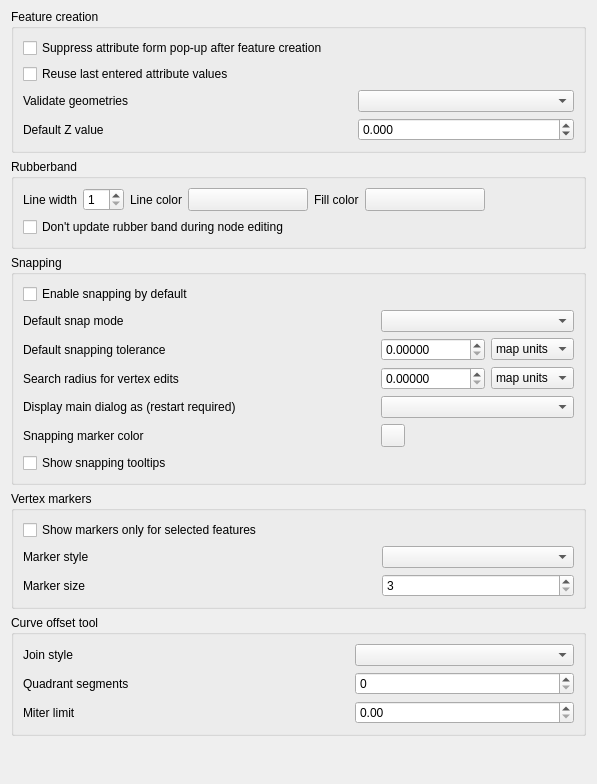
             <widget class="QWidget" name="mOptionsScrollAreaContents_07">
              <property name="geometry">
               <rect>
                <x>0</x>
                <y>0</y>
                <width>597</width>
                <height>784</height>
               </rect>
              </property>
              <layout class="QVBoxLayout" name="verticalLayout_31">
               <property name="topMargin">
                <number>9</number>
               </property>
               <item>
                <widget class="QgsCollapsibleGroupBox" name="mEnterAttributeValuesGroupBox">
                 <property name="title">
                  <string>Feature creation</string>
                 </property>
                 <layout class="QGridLayout" name="gridLayout_28">
                  <item row="2" column="0">
                   <widget class="QLabel" name="label_19">
                    <property name="text">
                     <string>Validate geometries</string>
                    </property>
                   </widget>
                  </item>
                  <item row="0" column="0" colspan="3">
                   <widget class="QCheckBox" name="chkDisableAttributeValuesDlg">
                    <property name="text">
                     <string>Suppress attribute form pop-up after feature creation</string>
                    </property>
                    <property name="tristate">
                     <bool>false</bool>
                    </property>
                   </widget>
                  </item>
                  <item row="2" column="1">
                   <spacer name="horizontalSpacer_32">
                    <property name="orientation">
                     <enum>Qt::Horizontal</enum>
                    </property>
                    <property name="sizeHint" stdset="0">
                     <size>
                      <width>40</width>
                      <height>20</height>
                     </size>
                    </property>
                   </spacer>
                  </item>
                  <item row="1" column="0" colspan="3">
                   <widget class="QCheckBox" name="chkReuseLastValues">
                    <property name="text">
                     <string>Reuse last entered attribute values</string>
                    </property>
                    <property name="tristate">
                     <bool>false</bool>
                    </property>
                   </widget>
                  </item>
                  <item row="3" column="0">
                   <widget class="QLabel" name="mDefaultZValueLabel">
                    <property name="text">
                     <string>Default Z value</string>
                    </property>
                   </widget>
                  </item>
                  <item row="3" column="2">
                   <widget class="QDoubleSpinBox" name="mDefaultZValueSpinBox">
                    <property name="decimals">
                     <number>3</number>
                    </property>
                    <property name="minimum">
                     <double>-999999.998999999952503</double>
                    </property>
                    <property name="maximum">
                     <double>1000000.000000000000000</double>
                    </property>
                    <property name="singleStep">
                     <double>1.000000000000000</double>
                    </property>
                   </widget>
                  </item>
                  <item row="2" column="2">
                   <widget class="QComboBox" name="mValidateGeometries">
                    <property name="sizePolicy">
                     <sizepolicy hsizetype="Expanding" vsizetype="Fixed">
                      <horstretch>0</horstretch>
                      <verstretch>0</verstretch>
                     </sizepolicy>
                    </property>
                   </widget>
                  </item>
                 </layout>
                </widget>
               </item>
               <item>
                <widget class="QgsCollapsibleGroupBox" name="mRubberBandGroupBox">
                 <property name="title">
                  <string>Rubberband</string>
                 </property>
                 <layout class="QGridLayout" name="_9">
                  <item row="0" column="9">
                   <spacer name="horizontalSpacer_33">
                    <property name="orientation">
                     <enum>Qt::Horizontal</enum>
                    </property>
                    <property name="sizeHint" stdset="0">
                     <size>
                      <width>40</width>
                      <height>20</height>
                     </size>
                    </property>
                   </spacer>
                  </item>
                  <item row="0" column="0">
                   <widget class="QLabel" name="mLineWidthTextLabel">
                    <property name="sizePolicy">
                     <sizepolicy hsizetype="Maximum" vsizetype="Preferred">
                      <horstretch>0</horstretch>
                      <verstretch>0</verstretch>
                     </sizepolicy>
                    </property>
                    <property name="text">
                     <string>Line width</string>
                    </property>
                   </widget>
                  </item>
                  <item row="0" column="2">
                   <widget class="QLabel" name="mLineColorTextLabel">
                    <property name="sizePolicy">
                     <sizepolicy hsizetype="Maximum" vsizetype="Preferred">
                      <horstretch>0</horstretch>
                      <verstretch>0</verstretch>
                     </sizepolicy>
                    </property>
                    <property name="text">
                     <string>Line color</string>
                    </property>
                   </widget>
                  </item>
                  <item row="0" column="1">
                   <widget class="QSpinBox" name="mLineWidthSpinBox">
                    <property name="toolTip">
                     <string>Line width in pixels</string>
                    </property>
                    <property name="minimum">
                     <number>1</number>
                    </property>
                   </widget>
                  </item>
                  <item row="0" column="5">
                   <widget class="QgsColorButton" name="mFillColorToolButton">
                    <property name="sizePolicy">
                     <sizepolicy hsizetype="Fixed" vsizetype="Fixed">
                      <horstretch>0</horstretch>
                      <verstretch>0</verstretch>
                     </sizepolicy>
                    </property>
                    <property name="minimumSize">
                     <size>
                      <width>120</width>
                      <height>0</height>
                     </size>
                    </property>
                    <property name="maximumSize">
                     <size>
                      <width>120</width>
                      <height>16777215</height>
                     </size>
                    </property>
                    <property name="text">
                     <string/>
                    </property>
                   </widget>
                  </item>
                  <item row="0" column="4">
                   <widget class="QLabel" name="mSelectColorTextLabel">
                    <property name="sizePolicy">
                     <sizepolicy hsizetype="Maximum" vsizetype="Preferred">
                      <horstretch>0</horstretch>
                      <verstretch>0</verstretch>
                     </sizepolicy>
                    </property>
                    <property name="text">
                     <string>Fill color</string>
                    </property>
                   </widget>
                  </item>
                  <item row="0" column="3">
                   <widget class="QgsColorButton" name="mLineColorToolButton">
                    <property name="sizePolicy">
                     <sizepolicy hsizetype="Fixed" vsizetype="Fixed">
                      <horstretch>0</horstretch>
                      <verstretch>0</verstretch>
                     </sizepolicy>
                    </property>
                    <property name="minimumSize">
                     <size>
                      <width>120</width>
                      <height>0</height>
                     </size>
                    </property>
                    <property name="maximumSize">
                     <size>
                      <width>120</width>
                      <height>16777215</height>
                     </size>
                    </property>
                    <property name="text">
                     <string/>
                    </property>
                   </widget>
                  </item>
                  <item row="1" column="0" colspan="7">
                   <widget class="QCheckBox" name="mLineGhostCheckBox">
                    <property name="text">
                     <string>Don't update rubber band during node editing</string>
                    </property>
                   </widget>
                  </item>
                 </layout>
                </widget>
               </item>
               <item>
                <widget class="QgsCollapsibleGroupBox" name="mSnappingGroupBox">
                 <property name="title">
                  <string>Snapping</string>
                 </property>
                 <layout class="QGridLayout" name="_10">
                  <item row="6" column="5">
                   <widget class="QgsColorButton" name="mSnappingMarkerColorButton"/>
                  </item>
                  <item row="1" column="1" colspan="6">
                   <widget class="QCheckBox" name="mSnappingEnabledDefault">
                    <property name="text">
                     <string>Enable snapping by default</string>
                    </property>
                   </widget>
                  </item>
                  <item row="5" column="1">
                   <widget class="QLabel" name="label_49">
                    <property name="text">
                     <string>Display main dialog as (restart required)</string>
                    </property>
                   </widget>
                  </item>
                  <item row="6" column="1">
                   <widget class="QLabel" name="label_2">
                    <property name="text">
                     <string>Snapping marker color</string>
                    </property>
                   </widget>
                  </item>
                  <item row="2" column="1">
                   <widget class="QLabel" name="mDefaultSnapModeLabel">
                    <property name="text">
                     <string>Default snap mode</string>
                    </property>
                   </widget>
                  </item>
                  <item row="3" column="6">
                   <widget class="QComboBox" name="mDefaultSnappingToleranceComboBox">
                    <property name="sizePolicy">
                     <sizepolicy hsizetype="Expanding" vsizetype="Fixed">
                      <horstretch>0</horstretch>
                      <verstretch>0</verstretch>
                     </sizepolicy>
                    </property>
                    <item>
                     <property name="text">
                      <string>map units</string>
                     </property>
                    </item>
                    <item>
                     <property name="text">
                      <string>pixels</string>
                     </property>
                    </item>
                   </widget>
                  </item>
                  <item row="4" column="4">
                   <spacer>
                    <property name="orientation">
                     <enum>Qt::Horizontal</enum>
                    </property>
                    <property name="sizeHint" stdset="0">
                     <size>
                      <width>61</width>
                      <height>20</height>
                     </size>
                    </property>
                   </spacer>
                  </item>
                  <item row="3" column="3" colspan="2">
                   <spacer>
                    <property name="orientation">
                     <enum>Qt::Horizontal</enum>
                    </property>
                    <property name="sizeHint" stdset="0">
                     <size>
                      <width>241</width>
                      <height>20</height>
                     </size>
                    </property>
                   </spacer>
                  </item>
                  <item row="2" column="5" colspan="2">
                   <widget class="QComboBox" name="mDefaultSnapModeComboBox">
                    <property name="sizePolicy">
                     <sizepolicy hsizetype="Expanding" vsizetype="Fixed">
                      <horstretch>0</horstretch>
                      <verstretch>0</verstretch>
                     </sizepolicy>
                    </property>
                   </widget>
                  </item>
                  <item row="4" column="6">
                   <widget class="QComboBox" name="mSearchRadiusVertexEditComboBox">
                    <item>
                     <property name="text">
                      <string>map units</string>
                     </property>
                    </item>
                    <item>
                     <property name="text">
                      <string>pixels</string>
                     </property>
                    </item>
                   </widget>
                  </item>
                  <item row="4" column="5">
                   <widget class="QDoubleSpinBox" name="mSearchRadiusVertexEditSpinBox">
                    <property name="decimals">
                     <number>5</number>
                    </property>
                    <property name="maximum">
                     <double>99999999.989999994635582</double>
                    </property>
                   </widget>
                  </item>
                  <item row="3" column="5">
                   <widget class="QDoubleSpinBox" name="mDefaultSnappingToleranceSpinBox">
                    <property name="decimals">
                     <number>5</number>
                    </property>
                    <property name="maximum">
                     <double>99999999.989999994635582</double>
                    </property>
                   </widget>
                  </item>
                  <item row="2" column="2" colspan="3">
                   <spacer>
                    <property name="orientation">
                     <enum>Qt::Horizontal</enum>
                    </property>
                    <property name="sizeHint" stdset="0">
                     <size>
                      <width>311</width>
                      <height>20</height>
                     </size>
                    </property>
                   </spacer>
                  </item>
                  <item row="5" column="5" colspan="2">
                   <widget class="QComboBox" name="mSnappingMainDialogComboBox"/>
                  </item>
                  <item row="4" column="1" colspan="3">
                   <widget class="QLabel" name="mVertexSearchRadiusVertexEditLabel">
                    <property name="text">
                     <string>Search radius for vertex edits</string>
                    </property>
                   </widget>
                  </item>
                  <item row="3" column="1" colspan="2">
                   <widget class="QLabel" name="mDefaultSnappingToleranceTextLabel">
                    <property name="text">
                     <string>Default snapping tolerance</string>
                    </property>
                   </widget>
                  </item>
                  <item row="7" column="1" colspan="6">
                   <widget class="QCheckBox" name="mSnappingTooltipsCheckbox">
                    <property name="text">
                     <string>Show snapping tooltips</string>
                    </property>
                   </widget>
                  </item>
                 </layout>
                </widget>
               </item>
               <item>
                <widget class="QgsCollapsibleGroupBox" name="mVertexMarkerGroupBox">
                 <property name="title">
                  <string>Vertex markers</string>
                 </property>
                 <layout class="QGridLayout" name="_11">
                  <item row="1" column="0">
                   <widget class="QLabel" name="mMarkerStyleLabel">
                    <property name="text">
                     <string>Marker style</string>
                    </property>
                   </widget>
                  </item>
                  <item row="1" column="1">
                   <spacer>
                    <property name="orientation">
                     <enum>Qt::Horizontal</enum>
                    </property>
                    <property name="sizeHint" stdset="0">
                     <size>
                      <width>281</width>
                      <height>20</height>
                     </size>
                    </property>
                   </spacer>
                  </item>
                  <item row="1" column="2">
                   <widget class="QComboBox" name="mMarkerStyleComboBox">
                    <property name="sizePolicy">
                     <sizepolicy hsizetype="Expanding" vsizetype="Fixed">
                      <horstretch>0</horstretch>
                      <verstretch>0</verstretch>
                     </sizepolicy>
                    </property>
                   </widget>
                  </item>
                  <item row="2" column="2">
                   <widget class="QSpinBox" name="mMarkerSizeSpinBox">
                    <property name="layoutDirection">
                     <enum>Qt::LeftToRight</enum>
                    </property>
                    <property name="minimum">
                     <number>3</number>
                    </property>
                    <property name="singleStep">
                     <number>1</number>
                    </property>
                   </widget>
                  </item>
                  <item row="2" column="0">
                   <widget class="QLabel" name="label_6">
                    <property name="text">
                     <string>Marker size</string>
                    </property>
                   </widget>
                  </item>
                  <item row="2" column="1">
                   <spacer>
                    <property name="orientation">
                     <enum>Qt::Horizontal</enum>
                    </property>
                    <property name="sizeHint" stdset="0">
                     <size>
                      <width>40</width>
                      <height>20</height>
                     </size>
                    </property>
                   </spacer>
                  </item>
                  <item row="0" column="0" colspan="3">
                   <widget class="QCheckBox" name="mMarkersOnlyForSelectedCheckBox">
                    <property name="text">
                     <string>Show markers only for selected features</string>
                    </property>
                   </widget>
                  </item>
                 </layout>
                </widget>
               </item>
               <item>
                <widget class="QgsCollapsibleGroupBox" name="groupBox_21">
                 <property name="title">
                  <string>Curve offset tool</string>
                 </property>
                 <layout class="QGridLayout" name="gridLayout">
                  <item row="1" column="2">
                   <widget class="QSpinBox" name="mOffsetQuadSegSpinBox"/>
                  </item>
                  <item row="2" column="0">
                   <widget class="QLabel" name="label_28">
                    <property name="text">
                     <string>Miter limit</string>
                    </property>
                   </widget>
                  </item>
                  <item row="0" column="0">
                   <widget class="QLabel" name="label_26">
                    <property name="text">
                     <string>Join style</string>
                    </property>
                   </widget>
                  </item>
                  <item row="0" column="2">
                   <widget class="QComboBox" name="mOffsetJoinStyleComboBox">
                    <property name="sizePolicy">
                     <sizepolicy hsizetype="Expanding" vsizetype="Fixed">
                      <horstretch>0</horstretch>
                      <verstretch>0</verstretch>
                     </sizepolicy>
                    </property>
                   </widget>
                  </item>
                  <item row="1" column="0">
                   <widget class="QLabel" name="label_27">
                    <property name="text">
                     <string>Quadrant segments</string>
                    </property>
                   </widget>
                  </item>
                  <item row="2" column="2">
                   <widget class="QDoubleSpinBox" name="mCurveOffsetMiterLimitComboBox"/>
                  </item>
                  <item row="0" column="1">
                   <spacer name="horizontalSpacer_29">
                    <property name="orientation">
                     <enum>Qt::Horizontal</enum>
                    </property>
                    <property name="sizeHint" stdset="0">
                     <size>
                      <width>40</width>
                      <height>20</height>
                     </size>
                    </property>
                   </spacer>
                  </item>
                  <item row="1" column="1">
                   <spacer name="horizontalSpacer_30">
                    <property name="orientation">
                     <enum>Qt::Horizontal</enum>
                    </property>
                    <property name="sizeHint" stdset="0">
                     <size>
                      <width>40</width>
                      <height>20</height>
                     </size>
                    </property>
                   </spacer>
                  </item>
                  <item row="2" column="1">
                   <spacer name="horizontalSpacer_31">
                    <property name="orientation">
                     <enum>Qt::Horizontal</enum>
                    </property>
                    <property name="sizeHint" stdset="0">
                     <size>
                      <width>40</width>
                      <height>20</height>
                     </size>
                    </property>
                   </spacer>
                  </item>
                 </layout>
                </widget>
               </item>
               <item>
                <spacer name="verticalSpacer_4">
                 <property name="orientation">
                  <enum>Qt::Vertical</enum>
                 </property>
                 <property name="sizeHint" stdset="0">
                  <size>
                   <width>20</width>
                   <height>40</height>
                  </size>
                 </property>
                </spacer>
               </item>
              </layout>
             </widget>
